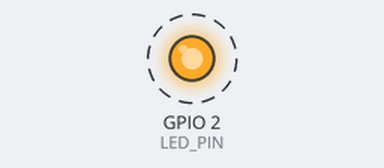
Simulated run of this sketch. Board: ESP32. Parts: output pins drawn as LEDs (lit = HIGH). Dashed ring = blinking. What the sketch prints to the serial monitor is not drawn.

Above: at 1.2 s.
Timing chart, 0 to 4.0 s (numbered marks = the images above):
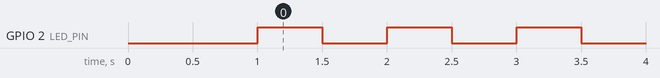

Measured:
- by itself, GPIO 2 (LED_PIN): alternates HIGH for 0.50 s and LOW for 0.50 s

The sketch:

esp32-blink-test.ino
```cpp
#define LED_PIN 2

void setup() {
  Serial.begin(115200);
  pinMode(LED_PIN, OUTPUT);
  delay(1000);
  Serial.println("ESP32 start");
}

void loop() {
  digitalWrite(LED_PIN, HIGH);
  delay(500);
  digitalWrite(LED_PIN, LOW);
  delay(500);
}
```
